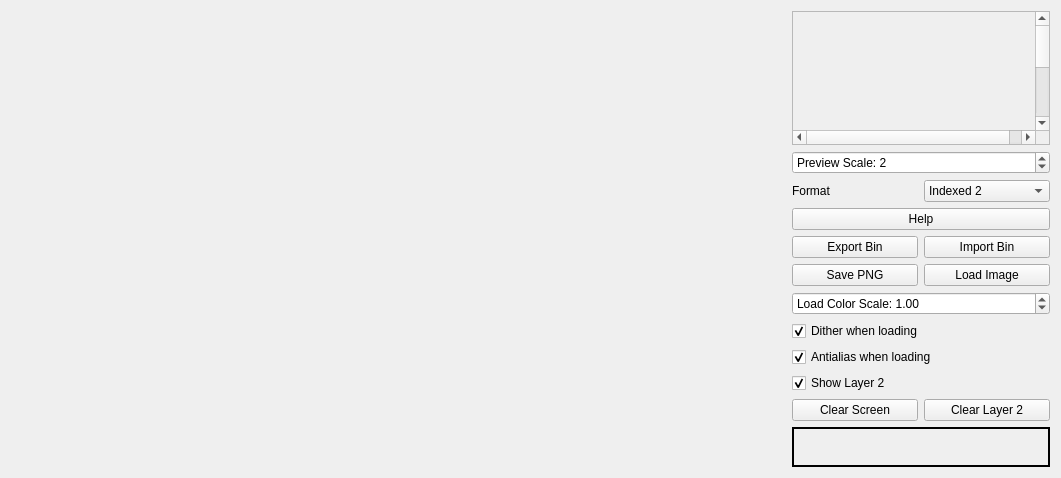
<?xml version="1.0" encoding="UTF-8"?>
<ui version="4.0">
 <class>DispEditor</class>
 <widget class="QWidget" name="DispEditor">
  <property name="geometry">
   <rect>
    <x>0</x>
    <y>0</y>
    <width>1061</width>
    <height>478</height>
   </rect>
  </property>
  <property name="windowTitle">
   <string>Form</string>
  </property>
  <layout class="QHBoxLayout" name="horizontalLayout">
   <item>
    <layout class="QVBoxLayout" name="verticalLayout_2">
     <item>
      <widget class="DisplayEdit" name="displayEdit" native="true">
       <property name="sizePolicy">
        <sizepolicy hsizetype="MinimumExpanding" vsizetype="MinimumExpanding">
         <horstretch>1</horstretch>
         <verstretch>0</verstretch>
        </sizepolicy>
       </property>
      </widget>
     </item>
     <item>
      <widget class="QWidget" name="colorWidget" native="true"/>
     </item>
    </layout>
   </item>
   <item>
    <layout class="QGridLayout" name="gridLayout">
     <item row="4" column="0">
      <widget class="QPushButton" name="saveCButton">
       <property name="text">
        <string>Export Bin</string>
       </property>
      </widget>
     </item>
     <item row="0" column="0" colspan="2">
      <widget class="QScrollArea" name="scrollArea">
       <property name="sizePolicy">
        <sizepolicy hsizetype="Minimum" vsizetype="Expanding">
         <horstretch>0</horstretch>
         <verstretch>0</verstretch>
        </sizepolicy>
       </property>
       <property name="widgetResizable">
        <bool>true</bool>
       </property>
       <property name="alignment">
        <set>Qt::AlignCenter</set>
       </property>
       <widget class="QWidget" name="scrollAreaWidgetContents">
        <property name="geometry">
         <rect>
          <x>0</x>
          <y>0</y>
          <width>256</width>
          <height>256</height>
         </rect>
        </property>
        <layout class="QHBoxLayout" name="horizontalLayout_2">
         <property name="spacing">
          <number>0</number>
         </property>
         <property name="leftMargin">
          <number>0</number>
         </property>
         <property name="topMargin">
          <number>0</number>
         </property>
         <property name="rightMargin">
          <number>0</number>
         </property>
         <property name="bottomMargin">
          <number>0</number>
         </property>
         <item>
          <widget class="ImageWidgetDisp" name="imageWidget" native="true">
           <property name="sizePolicy">
            <sizepolicy hsizetype="Fixed" vsizetype="Fixed">
             <horstretch>0</horstretch>
             <verstretch>0</verstretch>
            </sizepolicy>
           </property>
           <property name="minimumSize">
            <size>
             <width>256</width>
             <height>256</height>
            </size>
           </property>
           <property name="maximumSize">
            <size>
             <width>256</width>
             <height>256</height>
            </size>
           </property>
          </widget>
         </item>
        </layout>
       </widget>
      </widget>
     </item>
     <item row="3" column="0" colspan="2">
      <widget class="QPushButton" name="helpButton">
       <property name="toolTip">
        <string>Show Instructions</string>
       </property>
       <property name="text">
        <string>Help</string>
       </property>
      </widget>
     </item>
     <item row="10" column="1">
      <widget class="QPushButton" name="clearLayer2Button">
       <property name="text">
        <string>Clear Layer 2</string>
       </property>
      </widget>
     </item>
     <item row="5" column="1">
      <widget class="QPushButton" name="loadPngButton">
       <property name="toolTip">
        <string/>
       </property>
       <property name="text">
        <string>Load Image</string>
       </property>
      </widget>
     </item>
     <item row="1" column="0" colspan="2">
      <widget class="QSpinBox" name="imgScaleBox">
       <property name="prefix">
        <string>Preview Scale: </string>
       </property>
       <property name="minimum">
        <number>1</number>
       </property>
       <property name="maximum">
        <number>10</number>
       </property>
       <property name="value">
        <number>2</number>
       </property>
      </widget>
     </item>
     <item row="4" column="1">
      <widget class="QPushButton" name="loadCButton">
       <property name="text">
        <string>Import Bin</string>
       </property>
      </widget>
     </item>
     <item row="8" column="0" colspan="2">
      <widget class="QCheckBox" name="antialiasBox">
       <property name="text">
        <string>Antialias when loading</string>
       </property>
       <property name="checked">
        <bool>true</bool>
       </property>
      </widget>
     </item>
     <item row="2" column="1">
      <widget class="QComboBox" name="formatBox">
       <item>
        <property name="text">
         <string>Indexed 2</string>
        </property>
       </item>
       <item>
        <property name="text">
         <string>Indexed 4</string>
        </property>
       </item>
       <item>
        <property name="text">
         <string>Indexed 16</string>
        </property>
       </item>
       <item>
        <property name="text">
         <string>RGB332</string>
        </property>
       </item>
       <item>
        <property name="text">
         <string>RGB565</string>
        </property>
       </item>
       <item>
        <property name="text">
         <string>RGB888</string>
        </property>
       </item>
      </widget>
     </item>
     <item row="10" column="0">
      <widget class="QPushButton" name="clearButton">
       <property name="text">
        <string>Clear Screen</string>
       </property>
      </widget>
     </item>
     <item row="5" column="0">
      <widget class="QPushButton" name="savePngButton">
       <property name="toolTip">
        <string>Save image, as seen above, to PNG file.</string>
       </property>
       <property name="text">
        <string>Save PNG</string>
       </property>
      </widget>
     </item>
     <item row="9" column="0" colspan="2">
      <widget class="QCheckBox" name="showLayer2Box">
       <property name="toolTip">
        <string/>
       </property>
       <property name="text">
        <string>Show Layer 2</string>
       </property>
       <property name="checked">
        <bool>true</bool>
       </property>
      </widget>
     </item>
     <item row="7" column="0" colspan="2">
      <widget class="QCheckBox" name="ditherBox">
       <property name="text">
        <string>Dither when loading</string>
       </property>
       <property name="checked">
        <bool>true</bool>
       </property>
      </widget>
     </item>
     <item row="11" column="0" colspan="2">
      <widget class="QLabel" name="ColorNowLabel">
       <property name="sizePolicy">
        <sizepolicy hsizetype="Minimum" vsizetype="Preferred">
         <horstretch>0</horstretch>
         <verstretch>0</verstretch>
        </sizepolicy>
       </property>
       <property name="minimumSize">
        <size>
         <width>256</width>
         <height>40</height>
        </size>
       </property>
       <property name="frameShape">
        <enum>QFrame::Box</enum>
       </property>
       <property name="frameShadow">
        <enum>QFrame::Plain</enum>
       </property>
       <property name="lineWidth">
        <number>2</number>
       </property>
       <property name="text">
        <string/>
       </property>
       <property name="scaledContents">
        <bool>true</bool>
       </property>
      </widget>
     </item>
     <item row="2" column="0">
      <widget class="QLabel" name="label">
       <property name="sizePolicy">
        <sizepolicy hsizetype="Minimum" vsizetype="Preferred">
         <horstretch>0</horstretch>
         <verstretch>0</verstretch>
        </sizepolicy>
       </property>
       <property name="text">
        <string>Format</string>
       </property>
      </widget>
     </item>
     <item row="6" column="0" colspan="2">
      <widget class="QDoubleSpinBox" name="loadScaleSpinBox">
       <property name="toolTip">
        <string>Scale colors when loading image. Useful if the loaded image becomes too dark or too bright.</string>
       </property>
       <property name="prefix">
        <string>Load Color Scale: </string>
       </property>
       <property name="singleStep">
        <double>0.010000000000000</double>
       </property>
       <property name="value">
        <double>1.000000000000000</double>
       </property>
      </widget>
     </item>
    </layout>
   </item>
  </layout>
 </widget>
 <customwidgets>
  <customwidget>
   <class>DisplayEdit</class>
   <extends>QWidget</extends>
   <header>display_tool/displayedit.h</header>
   <container>1</container>
  </customwidget>
  <customwidget>
   <class>ImageWidgetDisp</class>
   <extends>QWidget</extends>
   <header>display_tool/imagewidgetdisp.h</header>
   <container>1</container>
  </customwidget>
 </customwidgets>
 <resources/>
 <connections/>
</ui>
